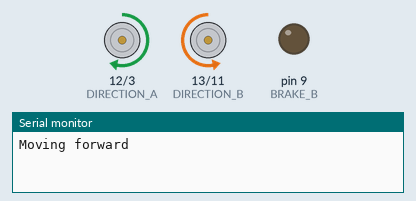
Simulated run of this sketch. Board: Arduino Uno, built with avr-gcc and run on an emulated ATmega328P. Parts: direction and speed pins drawn as motors (green arrow = direction pin HIGH = forward, orange = LOW = backward, longer = more drive), output pins drawn as LEDs (lit = HIGH), the last lines printed to the serial monitor.

Above: at 1.0 s.
At 3.0 s:
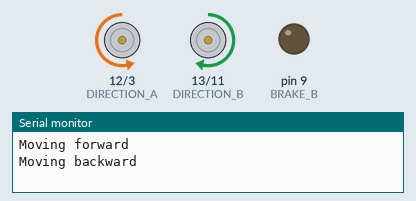
At 5.0 s:
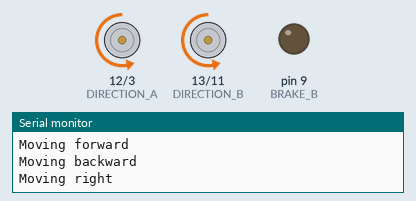
At 9.5 s:
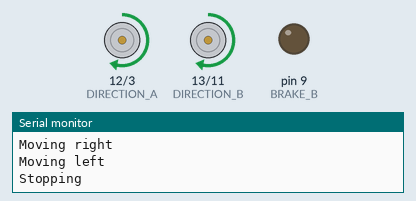
Timing chart, 0 to 16.9 s (numbered marks = the images above):
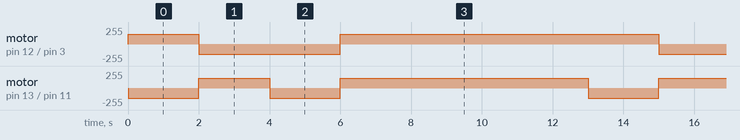

The sketch:

testRobot.ino
```cpp
#include "Robot.h"
Robot *robot = NULL;
void setup(){
  Serial.begin(9600);
  robot = new Robot();
}

void loop(){
  Serial.println("Moving forward");
  robot->move(1,150,2);
  Serial.println("Moving backward");
  robot->move(0,150,2);
  Serial.println("Moving right");
  robot->turn(1,150,150,2);
  Serial.println("Moving left");
  robot->turn(0,150,150,2);
  Serial.println("Stopping");
  robot->stop(5,0);
}
```

Robot.h
```cpp
#define SPEED_A 3
#define SPEED_B 11
#define DIRECTION_A 12
#define DIRECTION_B 13
#define BRAKE_A 8
#define BRAKE_B 9
class Robot{
  public:
      Robot(){
        //Setup Channel A
        pinMode(DIRECTION_A, OUTPUT); //Initialiser le pin du Channel A
        pinMode(BRAKE_B, OUTPUT); //Initialiser le pin du frein Channel A

        //Setup Channel B
        pinMode(DIRECTION_B, OUTPUT); // Initialiser le pin du Channel B
        pinMode(BRAKE_B, OUTPUT);  // Initialiser le pin du frein Channel B
      }


      void move(short direction = 1,short vitesse = 200,float delai = 2){
        //Speed
        analogWrite(SPEED_A, abs(vitesse));// Speed A motor
        analogWrite(SPEED_B, abs(vitesse)); // Speed B motor
        //Direction 1 Forward et 0 Backward
        if(direction == 1){
            digitalWrite(DIRECTION_A, HIGH); //Définir la direction en Avant du Channel A
            digitalWrite(DIRECTION_B, LOW); //Définir la direction en Avant du Channel B
        }else{
            digitalWrite(DIRECTION_A, LOW); //Définir la direction en Avant du Channel A
            digitalWrite(DIRECTION_B, HIGH); //Définir la direction en Avant du Channel A
        }
        digitalWrite(BRAKE_A, LOW);// Disabling Frein A
        digitalWrite(BRAKE_B, LOW);// Disabling Frein B
        if(delai != -1){
          delay((int)(delai * 1000));
        }
    }

    void turn(short direction = 1,short vitesseA = 200,short vitesseB=200,float delai = 2){
        //Speed
        analogWrite(SPEED_A, abs(vitesseA));// Speed A motor
        analogWrite(SPEED_B, abs(vitesseB)); // Speed B motor
        //Direction 0 Left et 1 Right
        if(direction == 0){
            digitalWrite(DIRECTION_A, HIGH); //Define A Direction
            digitalWrite(DIRECTION_B, HIGH); //Define B Direction
        }else{
            digitalWrite(DIRECTION_A, LOW); //Define A Direction
            digitalWrite(DIRECTION_B, LOW); //Define B Direction
        }
        digitalWrite(BRAKE_A, LOW);// Disabling Frein A
        digitalWrite(BRAKE_B, LOW);// Disabling Frein B
        if(delai != -1){
          delay((int)(delai * 1000));
        }
    }

    void stop(short delai = 2,short finale = 0){
          digitalWrite(BRAKE_A, HIGH);// Disabling Frein A
          digitalWrite(BRAKE_B, LOW);// Disabling Frein B

          if(delai != -1){
            delay(delai * 1000);
          }

          if(finale == 1){
            while(1==1);
          }
    }


};
```

Measured:
- by itself, motor on pin 12 (DIRECTION_A) / pin 3 (SPEED_A): repeats every 13.0 s: backward 150/255 4.0 s, forward 150/255 9.0 s
- by itself, motor on pin 13 (DIRECTION_B) / pin 11 (SPEED_B): repeats every 13.0 s: forward 150/255 2.0 s, backward 150/255 2.0 s, forward 150/255 7.0 s, backward 150/255 2.0 s
